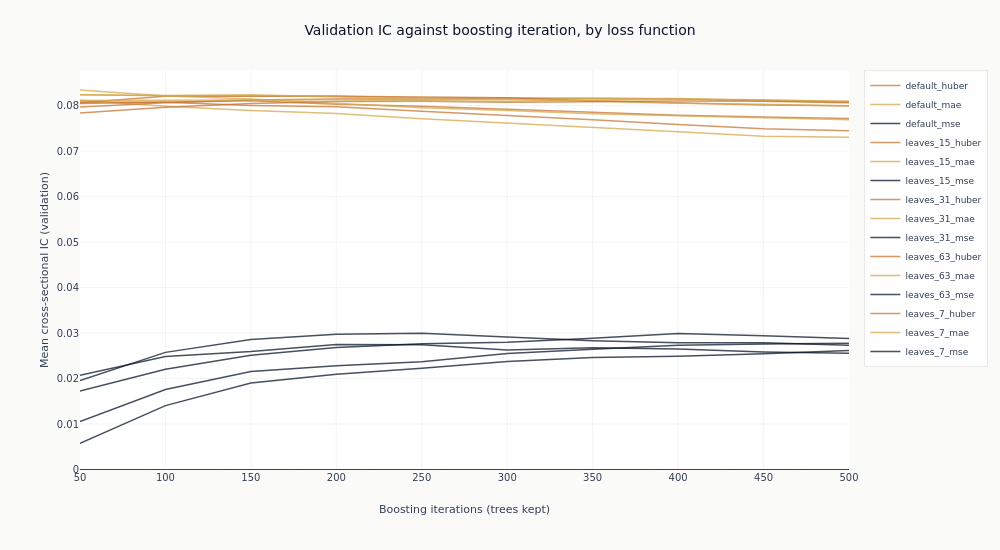

Source (notebook cell):
### Markdown cell above
### What more trees do

Each line traces one configuration's out-of-sample IC as trees are added to it. This is the
figure the checkpoint dimension exists to produce, and it separates two things a single
end-of-training number cannot.

A line that rises and then falls has an interior optimum: the model was still learning, then
began fitting the training window at the expense of the validation folds. A line that wanders
without trend around zero never had anything to learn in the first place, and its highest point
is wherever the noise happened to peak. The difference matters, because both produce a
respectable-looking maximum.

### Code cell
curves = catalog.filter("full_coverage").sort("config_name", "checkpoint_value")
objectives = {"mse": COLORS["blue"], "mae": COLORS["amber"], "huber": COLORS["copper"]}


def objective_of(name: str) -> str:
    """Read the loss function out of a declared configuration name."""
    return next((key for key in objectives if name.endswith(key)), "mse")


fig_curves = go.Figure()
for config_name in curves.get_column("config_name").unique(maintain_order=True):
    series = curves.filter(pl.col("config_name") == config_name)
    fig_curves.add_trace(
        go.Scatter(
            x=series.get_column("checkpoint_value").to_list(),
            y=series.get_column("ic_mean").to_list(),
            mode="lines",
            name=config_name,
            line=dict(color=objectives[objective_of(config_name)], width=1.5),
            opacity=0.75,
        )
    )
fig_curves.add_hline(y=0, line_width=1, line_dash="dash", line_color=COLORS["neutral"])
fig_curves.update_layout(
    title="Validation IC against boosting iteration, by loss function",
    height=550,
    width=1000,
    margin=dict(t=70),
    legend=dict(font=dict(size=9)),
)
fig_curves.update_xaxes(title_text="Boosting iterations (trees kept)")
fig_curves.update_yaxes(title_text="Mean cross-sectional IC (validation)")
show_plotly_with_alt(
    fig_curves,
    "Line chart of mean validation information coefficient against boosting iteration, one line "
    "per configuration, coloured by loss function: blue for squared error, amber for absolute "
    "error, copper for Huber. A dashed line marks zero. The chart divides into two bands that "
    "never meet. The amber and copper lines enter at the first checkpoint already at the top of "
    "the chart and run almost flat across the whole range. The blue lines enter near the zero "
    "line, climb steadily throughout, and are still rising at the last checkpoint, ending far "
    "below the amber and copper band.",
)

### Figure 1 — Plotly figure (JSON) as saved in the notebook; plotly's stock layout.template omitted (floating-point values rounded to 4 significant figures)
{"data": [{"line": {"color": "#C87533", "width": 1.5}, "mode": "lines", "name": "default_huber", "opacity": 0.75, "type": "scatter", "x": [50, 100, 150, 200, 250, 300, 350, 400, 450, 500], "y": [0.08081, 0.08073, 0.08006, 0.07977, 0.07876, 0.07791, 0.07692, 0.07584, 0.0749, 0.07448]}, {"line": {"color": "#D4A84B", "width": 1.5}, "mode": "lines", "name": "default_mae", "opacity": 0.75, "type": "scatter", "x": [50, 100, 150, 200, 250, 300, 350, 400, 450, 500], "y": [0.08117, 0.07988, 0.07895, 0.07829, 0.07713, 0.07621, 0.07532, 0.07429, 0.0733, 0.07307]}, {"line": {"color": "#0a1628", "width": 1.5}, "mode": "lines", "name": "default_mse", "opacity": 0.75, "type": "scatter", "x": [50, 100, 150, 200, 250, 300, 350, 400, 450, 500], "y": [0.02072, 0.02486, 0.02596, 0.02748, 0.02743, 0.02627, 0.02679, 0.0265, 0.02584, 0.02555]}, {"line": {"color": "#C87533", "width": 1.5}, "mode": "lines", "name": "leaves_15_huber", "opacity": 0.75, "type": "scatter", "x": [50, 100, 150, 200, 250, 300, 350, 400, 450, 500], "y": [0.07972, 0.08063, 0.08122, 0.08149, 0.08144, 0.08157, 0.08162, 0.08148, 0.08109, 0.08075]}, {"line": {"color": "#D4A84B", "width": 1.5}, "mode": "lines", "name": "leaves_15_mae", "opacity": 0.75, "type": "scatter", "x": [50, 100, 150, 200, 250, 300, 350, 400, 450, 500], "y": [0.08241, 0.08216, 0.08216, 0.08211, 0.08167, 0.08175, 0.08155, 0.08156, 0.08113, 0.08095]}, {"line": {"color": "#0a1628", "width": 1.5}, "mode": "lines", "name": "leaves_15_mse", "opacity": 0.75, "type": "scatter", "x": [50, 100, 150, 200, 250, 300, 350, 400, 450, 500], "y": [0.01052, 0.01758, 0.02154, 0.02283, 0.02369, 0.02549, 0.02642, 0.02734, 0.02759, 0.02776]}, {"line": {"color": "#C87533", "width": 1.5}, "mode": "lines", "name": "leaves_31_huber", "opacity": 0.75, "type": "scatter", "x": [50, 100, 150, 200, 250, 300, 350, 400, 450, 500], "y": [0.08065, 0.08204, 0.08208, 0.08209, 0.08191, 0.08176, 0.0811, 0.08065, 0.08015, 0.07998]}, {"line": {"color": "#D4A84B", "width": 1.5}, "mode": "lines", "name": "leaves_31_mae", "opacity": 0.75, "type": "scatter", "x": [50, 100, 150, 200, 250, 300, 350, 400, 450, 500], "y": [0.08238, 0.08222, 0.08238, 0.08191, 0.08123, 0.08139, 0.081, 0.08051, 0.0803, 0.07995]}, {"line": {"color": "#0a1628", "width": 1.5}, "mode": "lines", "name": "leaves_31_mse", "opacity": 0.75, "type": "scatter", "x": [50, 100, 150, 200, 250, 300, 350, 400, 450, 500], "y": [0.01726, 0.02204, 0.02511, 0.0268, 0.02763, 0.028, 0.02887, 0.0299, 0.02939, 0.02881]}, {"line": {"color": "#C87533", "width": 1.5}, "mode": "lines", "name": "leaves_63_huber", "opacity": 0.75, "type": "scatter", "x": [50, 100, 150, 200, 250, 300, 350, 400, 450, 500], "y": [0.08046, 0.08081, 0.08107, 0.08033, 0.07986, 0.0792, 0.07858, 0.07789, 0.0775, 0.07717]}, {"line": {"color": "#D4A84B", "width": 1.5}, "mode": "lines", "name": "leaves_63_mae", "opacity": 0.75, "type": "scatter", "x": [50, 100, 150, 200, 250, 300, 350, 400, 450, 500], "y": [0.08344, 0.08215, 0.08145, 0.08045, 0.07952, 0.07894, 0.07824, 0.07778, 0.07729, 0.07693]}, {"line": {"color": "#0a1628", "width": 1.5}, "mode": "lines", "name": "leaves_63_mse", "opacity": 0.75, "type": "scatter", "x": [50, 100, 150, 200, 250, 300, 350, 400, 450, 500], "y": [0.01953, 0.02575, 0.02858, 0.02971, 0.02996, 0.02912, 0.02831, 0.02787, 0.02787, 0.02734]}, {"line": {"color": "#C87533", "width": 1.5}, "mode": "lines", "name": "leaves_7_huber", "opacity": 0.75, "type": "scatter", "x": [50, 100, 150, 200, 250, 300, 350, 400, 450, 500], "y": [0.07836, 0.07963, 0.0805, 0.08094, 0.08096, 0.08077, 0.08085, 0.08105, 0.08096, 0.08065]}, {"line": {"color": "#D4A84B", "width": 1.5}, "mode": "lines", "name": "leaves_7_mae", "opacity": 0.75, "type": "scatter", "x": [50, 100, 150, 200, 250, 300, 350, 400, 450, 500], "y": [0.08111, 0.08116, 0.08127, 0.08128, 0.08095, 0.08097, 0.08125, 0.08143, 0.08129, 0.08093]}, {"line": {"color": "#0a1628", "width": 1.5}, "mode": "lines", "name": "leaves_7_mse", "opacity": 0.75, "type": "scatter", "x": [50, 100, 150, 200, 250, 300, 350, 400, 450, 500], "y": [0.005739, 0.01404, 0.019, 0.02094, 0.02225, 0.02375, 0.0246, 0.02488, 0.02547, 0.02614]}], "layout": {"height": 550, "legend": {"font": {"size": 9}}, "margin": {"t": 70}, "shapes": [{"line": {"color": "#334155", "dash": "dash", "width": 1}, "type": "line", "x0": 0, "x1": 1, "xref": "x domain", "y0": 0, "y1": 0, "yref": "y"}], "title": {"text": "Validation IC against boosting iteration, by loss function"}, "width": 1000, "xaxis": {"title": {"text": "Boosting iterations (trees kept)"}}, "yaxis": {"title": {"text": "Mean cross-sectional IC (validation)"}}}}
